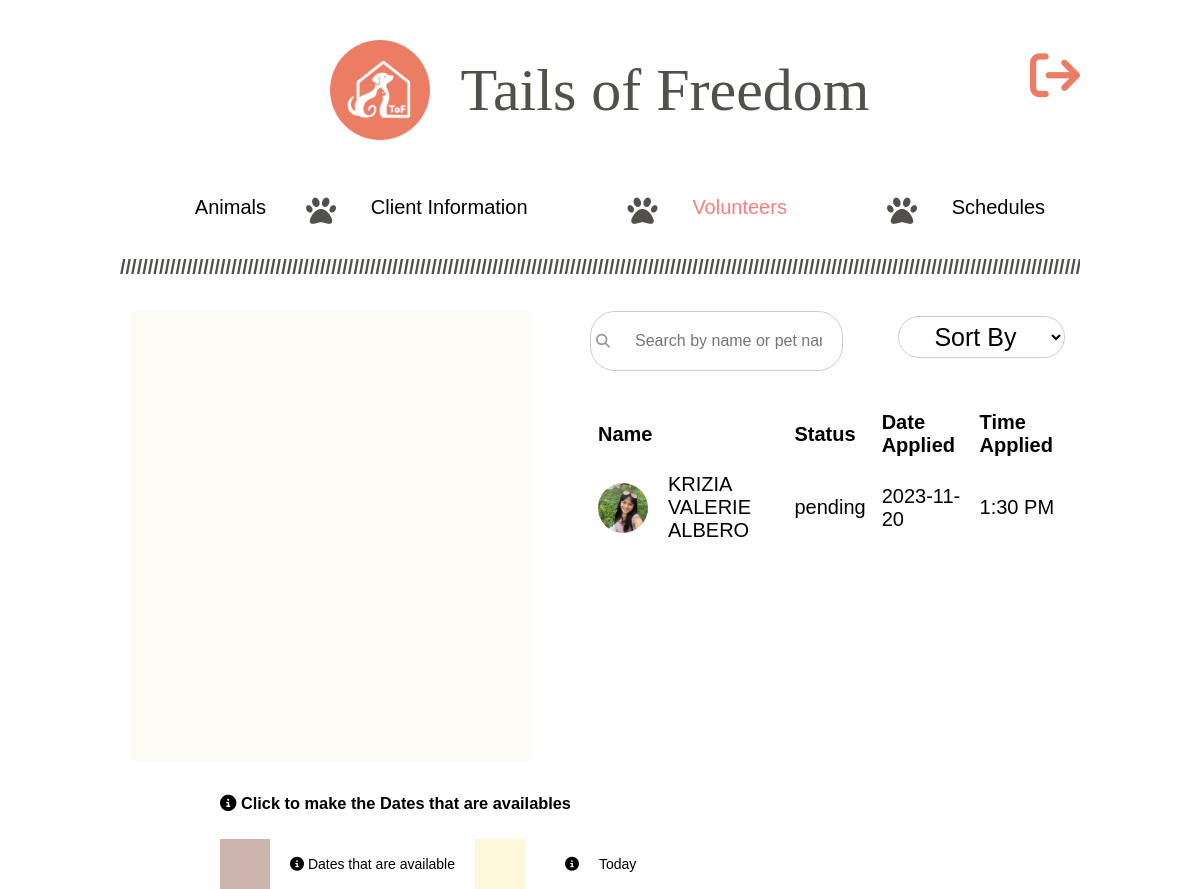
/volunteers (signed in), run on the app's committed database.
### models/Volunteer.py (models this page shows)
class Volunteer(db.Model):
    id = db.Column(db.Integer, primary_key=True)
    client_id = db.Column(db.Integer, db.ForeignKey('client.id', name='fk_volunteer_client_id'))
    date_applied = db.Column(db.Date)
    time_applied = db.Column(db.String(8))
    application_status = db.Column(db.String(20))  # Pending, Approved, Declined
    client = db.relationship('Client', back_populates='volunteers')

### models/Client.py (models this page shows)
class Client(db.Model):
    id = db.Column(db.Integer, primary_key=True)
    first_name = db.Column(db.String(30), nullable=False)
    last_name = db.Column(db.String(30), nullable=False)
    email = db.Column(db.String(120), unique=True, nullable=False, name="unique_email_constraint")
    username = db.Column(db.String(20), unique=False, nullable=False)
    password = db.Column(db.String(60), nullable=True)
    age = db.Column(db.Integer)
    address = db.Column(db.String(100))
    contact_number = db.Column(db.String(20))
    email_address = db.Column(db.String(100))
    reason_to_qualify = db.Column(db.Text)
    employment_status = db.Column(db.String(20))
    number_of_pets = db.Column(db.Integer)
    animal_id = db.Column(db.Integer, db.ForeignKey('animal.id', name='fk_client_animal_id'))
    animals = db.relationship('ClientAnimal', back_populates='client')
    volunteers = db.relationship('Volunteer', back_populates='client')
    image_path = db.Column(db.String(200))  # Adjust the length as needed

### routes/admin_routes.py (the view)
@admin_blueprint.route('/volunteers')
def show_volunteers():
    if 'username' in session:
        volunteers = Volunteer.query.all()
        return render_template('volunteers.html', volunteers=volunteers)
    else:
        return redirect(url_for('auth.login'))

### app.py (called while the page is built, shortened)
def create_notifications():
    current_time = datetime.now()
    schedules = Schedule.query.all()
    flashed_schedule_ids = session.get('flashed_schedule_ids', [])
    session['flashed_schedule_ids'] = flashed_schedule_ids

@app.before_request
def before_admin_request():
    if request.blueprint == 'admin':
        create_notifications()

### templates/volunteers.html (shortened to what this page needs)
{% extends "layout.html" %} {% block title %}Volunteers - Tails Of Freedom{% endblock %} {% block content %}
<br><br>
<div style="margin: auto;display: flex;overflow: hidden;justify-content: space-evenly;">
    <div id="calendar" class="calendar">
    </div>
    <div style="width: 50%;">
        <div style="margin:auto; display: flex; justify-content: start; gap: 50px;">
            <div class="search-container">
                <i class="fas fa-search"></i>
                <input type="text" class="search-input" placeholder="Search by name or pet name" style="padding: 10px; background-color: transparent" id="searchInput">
            </div>
            <div class="sort-container">
                <div class="custom-select" style="height: 60px;">
                    <select id="sort-by" style="font-size: 25px">
                        <option value="sort" style="text-align: center">Sort By</option>
                    </select>
                </div>
            </div>
        </div>
        <br><br>
        <table id="volunteersTable" style="margin-bottom: auto!important; width: 100%; font-size: 20px">
            <thead>
                <tr>
                    <th>Name</th>
                    <th>Status</th>
                    <th>Date Applied</th>
                    <th>Time Applied</th>
                </tr>
            </thead>
            <tbody>
                {% for volunteer in volunteers %}
                <tr data-name="{{ volunteer.client.first_name }} {{ volunteer.client.last_name }}" data-status="{{ volunteer.application_status }}" data-date="{{ volunteer.date_applied|default('N/A') }}" data-time="{{ volunteer.time_applied|default('N/A') }}" onclick="editVolunteer('{{ volunteer.id }}')"
                    style="cursor: pointer;">
                    <td style="display: flex;align-items: center;gap: 20px;"> <img src="{% if 'uploaded_images/' in volunteer.client.image_path or '/' == volunteer.client.image_path[:1] %}/static/{{ volunteer.client.image_path }}{% else %}{{ volunteer.client.image_path }}{% endif %}" width="50px" height="50px"
                            alt=" " style="border-radius: 100%;"> {{ volunteer.client.first_name }} {{ volunteer.client.last_name }}</td>
                    <td>{{ volunteer.application_status }}</td>
                    <td>{{ volunteer.date_applied|default('N/A') }}</td>
                    <td class="time">{{ volunteer.time_applied|default('N/A') }}</td>
                </tr>
                {% endfor %}
            </tbody>
        </table>
    </div>
</div>
<br>
<div style="display: flex;align-items: flex-start;justify-content:center;gap: 10px;margin-left: 100px;flex-direction: column;">
    <h3>
        <i class="fas fa-info-circle"></i> Click to make the Dates that are availables</h3>
    <div style="display: flex; gap: 20px;align-items: center;justify-content: center;">
        <div style="width: 50px;background-color: #ccb4ad;height: 50px;"></div>
        <h>
            <i class="fas fa-info-circle"></i> Dates that are available</h>
        <div style="width: 50px;background-color: #fff7d9;height: 50px;"></div> <i class="fas fa-info-circle"></i> Today
    </div>
</div>
{% endblock %}

### static/styles.css (style rules this page uses)
body { margin: 0; padding: 0; font-family: 'Poppins', sans-serif; font-size: 14px; min-height: 106vh; position: relative; }
input { background-color: #ffd4d4; margin: 25px; border: none; border-radius: 10px; padding: 10px; padding-top: 25px; padding-bottom: 25px; width: 87%; margin: 10px; }
.search-container { display: flex; align-items: center; width: 300px; border: 1px solid #ccc; border-radius: 25px; }
i.fas.fa-search { color: #999; padding: 5px; }
input.search-input { border: none; outline: none; width: 100%; font-size: 16px; }
.sort-container { display: flex; align-items: center; width: 200px; padding: 5px; border-radius: 25px; height: 50px; flex-direction: column; }
.custom-select { position: relative; width: 100%; }
.custom-select select { width: 100%; background: transparent; border-radius: 25px; border: 1px solid #ccc; padding: 5px; }
table { border-collapse: collapse; width: 80%; margin: auto; }
th, td { padding: 8px; text-align: left; font-family: 'Poppins', sans-serif; }
th { font-weight: bolder; font-size: 20px; }
tr { padding: 25px; }

### templates/volunteers.html (style rules this page uses)
table { margin: 0; }
#calendar { width: 400px; height: 450px; background-color: #fcfbf4; margin-right: 50px; overflow-y: hidden; }

### data on the page
Volunteer: image_path (picture), client.first_name "KRIZIA VALERIE", client.last_name "ALBERO", application_status "pending", date_applied "2023-11-20"
